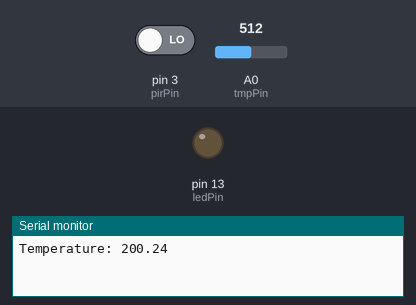
Simulated run of this sketch. Board: Arduino Uno, built with avr-gcc and run on an emulated ATmega328P. Shown: output pins drawn as LEDs (lit = HIGH), the last lines printed to the serial monitor. The inputs (shaded band) are chosen by the test bench; at power-on: pin 3 (pirPin) LOW, A0 (tmpPin) = 512.

Above: at 1.2 s.
1.3 s: pin 3 (pirPin) driven HIGH
At 2.3 s:
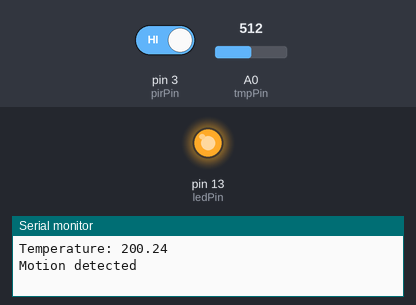
2.8 s: pin 3 (pirPin) driven LOW
At 3.4 s:
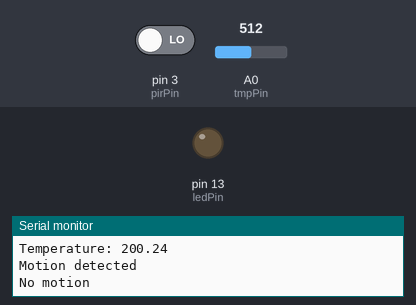
Timing chart, 0 to 5.8 s (numbered marks = the images above; inputs shaded):
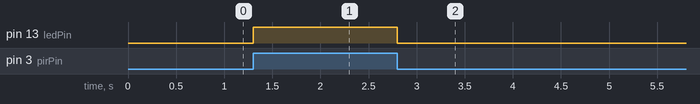

Measured:
- after the input at 1.3 s, pin 13 (ledPin): LOW → HIGH at once
- after the input at 2.8 s, pin 13 (ledPin): HIGH → LOW at once

The sketch:

motiontemp_monitor1.ino
```cpp
// Define components
int pirPin = 3;         // PIR motion sensor connected to D7
int ledPin = 13;        // LED connected to D13
int tmpPin = A0;        // TMP temperature sensor connected to A0
int pirState = LOW;     // Initial state of the PIR sensor (no motion)
int motionDetected = 0; // Variable to track motion (0 = no motion, 1 = motion)
float lastTemperature = -100.0; // Stores the last temperature (initialized to an invalid value)

// Setup function
void setup() {
  pinMode(pirPin, INPUT);  // PIR sensor as input
  pinMode(ledPin, OUTPUT); // LED as output
  Serial.begin(9600);      // Initialize serial communication
}

// Main loop
void loop() {
  // Read PIR motion sensor
  motionDetected = digitalRead(pirPin);

  if (motionDetected == HIGH) { // If motion is detected
    digitalWrite(ledPin, HIGH); // Turn on the LED
    if (pirState == LOW) {      // If the PIR state has changed
      Serial.println("Motion detected"); // Print message
      pirState = HIGH;          // Update PIR state
    }
  } else { // If no motion is detected
    digitalWrite(ledPin, LOW); // Turn off the LED
    if (pirState == HIGH) {   // If the PIR state has changed
      Serial.println("No motion"); // Print message
      pirState = LOW;          // Update PIR state
    }
  }

  // Read temperature from TMP sensor
  int tmpValue = analogRead(tmpPin);  // Read analog value from TMP sensor
  float voltage = tmpValue * (5.0 / 1023.0);  // Convert value to voltage
  float currentTemperature = (voltage - 0.5) * 100;  // Convert voltage to Celsius

  // Check if temperature has changed
  if (abs(currentTemperature - lastTemperature) > 0.1) { // If temperature changes
    Serial.print("Temperature: ");
    Serial.println(currentTemperature);  // Print the new temperature
    lastTemperature = currentTemperature; // Update the last temperature
  }

}
```
